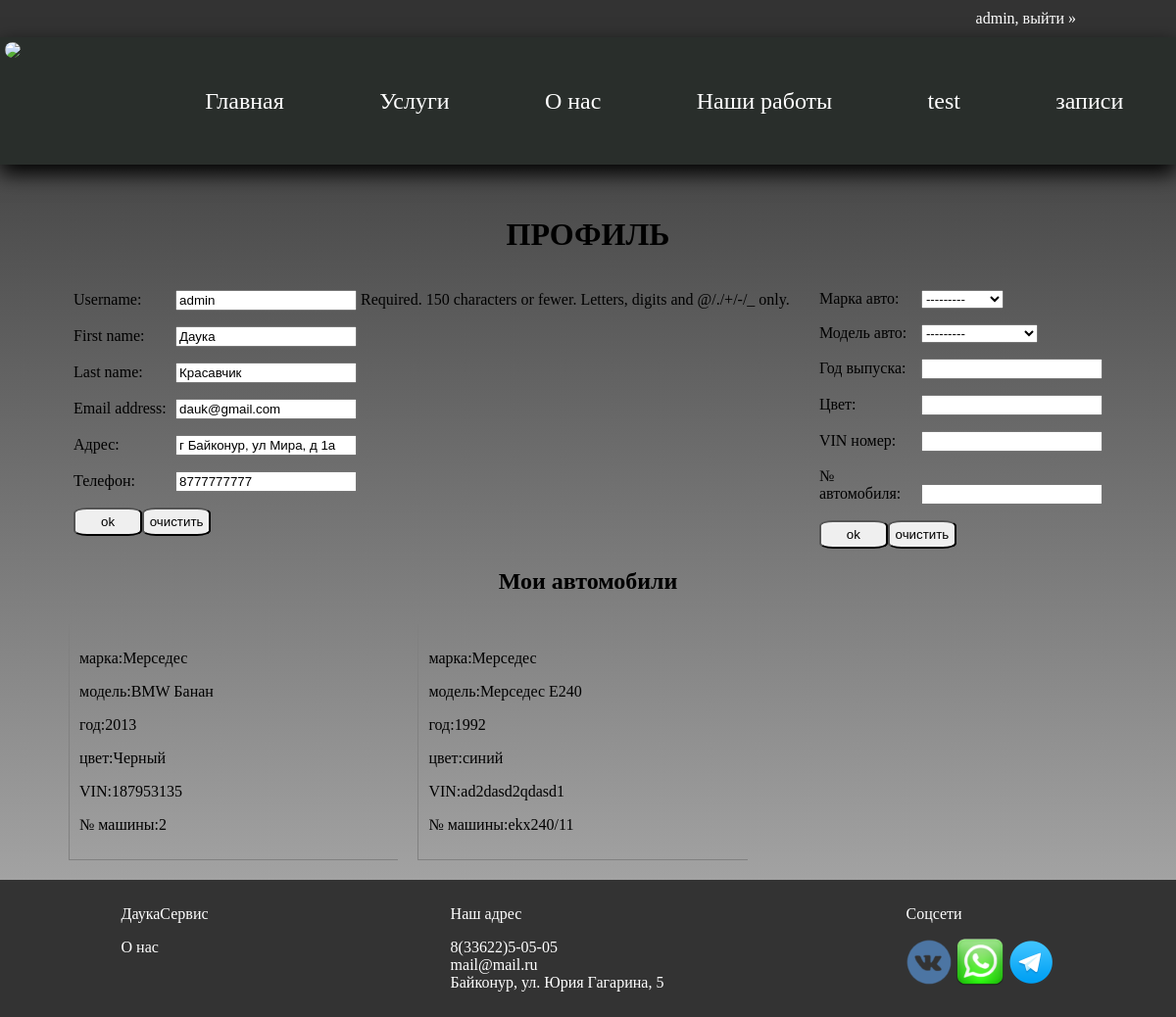
Screenshot of /profile (signed in) with the database file from the repository.
### userManager/models.py (models this page shows)
class CustomUser(AbstractUser):
    inn = models.PositiveIntegerField('ИНН', blank=True, null=True, unique=True)

### autoService/models.py (models this page shows, shortened)
class Auto(models.Model):
    mark = models.ForeignKey(Mark, verbose_name='марка авто', on_delete=models.CASCADE, related_name='marks')
    model = models.ForeignKey(ModelAuto, verbose_name='модель авто', on_delete=models.CASCADE, related_name='autos')
    year = models.PositiveIntegerField(verbose_name='Год выпуска')
    color = models.CharField(max_length=50, verbose_name='Цвет')
    vin = models.CharField(max_length=17, unique=True, verbose_name='VIN номер')
    auto_number = models.CharField(max_length=50, verbose_name='№ автомобиля', unique=True)
    user = models.ForeignKey(CustomUser, verbose_name='владелец', on_delete=models.CASCADE, related_name='autos',
                             null=True,
                             blank=True)
    class Meta:
        verbose_name = 'Автомобиль'
        verbose_name_plural = 'Автомобили'

class Mark(models.Model):
    title = models.CharField('название марки')
    def __str__(self):
        return self.title
    class Meta:
        verbose_name = 'марка'
        verbose_name_plural = 'марки'

class ModelAuto(models.Model):
    title = models.CharField('название модели', unique=True)
    model_auto = models.ForeignKey(Mark, verbose_name='модель', on_delete=models.CASCADE,
                                   related_name='models_auto')
    def __str__(self):
        return f'{self.model_auto} {self.title}'
    class Meta:
        verbose_name = 'модель'
        verbose_name_plural = 'модели'

### userManager/views.py (the view, shortened to what this page needs)
# urls.py: path('profile', profile, name='profile'),
@login_required
def profile(request):
    profile_form = ProfileForm(request.POST or None, instance=request.user.user_profile if Profile.objects.filter(
        user=request.user) else None, prefix='profile_form')
    user_form = ProfileUserForm(request.POST or None, instance=request.user, prefix='user_form')
    auto_form = AutoForm(request.POST or None, prefix='auto_form')
    print(request.POST)
    if 'action_auto' in request.POST and auto_form.is_valid():
        obj = auto_form.save(commit=False)
        obj.user = request.user
        obj.save()
        return redirect('profile')
    context = {
        'profile_form': profile_form,
        'user_form': user_form,
        'auto_form': auto_form,
    }
    return render(request, 'profile.html', context)

### userManager/forms.py
class UserForm(UserCreationForm):
    class Meta:
        model = CustomUser
        fields = ['username', 'first_name', 'last_name', 'email', 'password1', 'password2']

class LegalEntity(UserCreationForm):
    inn = forms.IntegerField(label='ИНН', min_value=1000000000, max_value=9999999999)
    class Meta:
        model = CustomUser
        fields = ['username', 'inn', 'email', 'password1', 'password2']

### userManager/views.py (called while the page is built)
def auth_form_processor(request):
    creating_form = UserForm()
    auth_form = AuthenticationForm()
    creating_form_legal = LegalEntity()
    return {
        'creating_form': creating_form,
        'auth_form': auth_form,
        'creating_form_legal': creating_form_legal,
    }

### templates/profile.html (shortened to what this page needs)
{% extends 'base.html' %}
{% block main %}
<h1>ПРОФИЛЬ</h1>
<div class="d-flex profile_forms">
    <form action="" method="post">
        {{ user_form.as_p }}
        {{ profile_form.as_p }}
        <div class="d-flex">
            <button type="submit" name="action_user">ok</button>
            <button type="reset">очистить</button>
        </div>
    </form>
    <form action="" method="post">
        {{auto_form.as_p}}
        <div class="d-flex">
            <button type="submit" name="action_auto">ok</button>
            <button type="reset">очистить</button>
        </div>
    </form>
</div>
<h2>Мои автомобили </h2>
<div class="d-flex auto_profile">
    {% for auto in user.autos.all %}
    <div class="card_auto">
        <div class="card_auto_inner">
            <p><span>марка:</span>{{ auto.mark }}</p>
            <p><span>модель:</span>{{ auto.model }}</p>
            <p><span>год:</span>{{ auto.year }}</p>
            <p><span>цвет:</span>{{ auto.color }}</p>
            <p><span>VIN:</span>{{ auto.vin }}</p>
            <p><span>№ машины:</span>{{ auto.auto_number }}</p>
        </div>
    </div>
    {% endfor %}
</div>
{% endblock %}

### templates/base.html (shortened to what this page needs)
{% load static %}
<!DOCTYPE html>
<html lang="ru">
<head>
    <link rel="stylesheet" href="{% static 'style.css' %}">
</head>
<body>
<div class="container">
    <div class="head">
        <div class="log_auth">
            <div>
                {% if user.is_authenticated %}
                <a href="{% url 'user_logout' %}">{{request.user}}, выйти</a>
                <label for="menu_checkbox" style="color:white; text-align:start;">»</label>
                {% else %}
                <button onclick="ShowElement('auth_form')">войти</button>
                |
                <button onclick="ShowElement('reg_form')">регистрация физ лиц</button>
                |
                <button onclick="ShowElement('reg_form_legal')">регистрация Юр лиц</button>
                {% endif %}
            </div>
        </div>
        <header class="header">
            <div class="header__logo">
                <img class="logo" src="https://svgsilh.com/svg/1296837.svg">
            </div>
            <div class="header__links">
                <ul>
                    <li><a href="{% url 'main' %}">Главная</a></li>
                    <li><a href="{% url 'service' %}">Услуги</a></li>
                    <li><a href="http://">О нас</a></li>
                    <li><a href="http://">Наши работы</a></li>
                    <li><a href="http://">test</a></li>
                    <li><a href="{% url 'calendar_events' %}">записи</a></li>
                </ul>
            </div>
        </header>
    </div>
    <div class="content">
        {% block main %}
        {% endblock %}
    </div>
    <footer class="footer">
        <div class="footer__card">
            <p>ДаукаСервис</p>
            <a href="#">О нас</a>
        </div>
        <div class="footer__card">
            <p>Наш адрес</p>
            <a class="contact" href="tel:83362250505">8(33622)5-05-05</a>
            <a class="contact" href="mail:mail@mail.ru">mail@mail.ru</a>
            <a class="contact" target="_blank" href="https://yandex.ru/maps/?text=Байконур, ул. Юрия Гагарина, 5">Байконур,
                ул. Юрия
                Гагарина, 5</a>
        </div>
        <div class="footer__card">
            <p>Соцсети</p>
            <a href="#"><img src="{% static 'images/ico/vk_ico.png' %}" width="48"></a>
            <a href="#"><img src="{% static 'images/ico/wa_ico.png' %}" width="48"></a>
            <a href="#"><img src="{% static 'images/ico/tg_ico.png' %}" width="48"></a>
        </div>
    </footer>
</div>
</body>
</html>

### static/style.css (style rules this page uses)
body { margin: 0; font-family: "Finder"; height: 100%; background: rgba(0, 0, 0, 0.15); position:relative; background: linear-gradient(to bottom, rgba(0, 0, 0, 0.8), rgba(67, 67, 67, 0.4)); }
.head { position: fixed; right: 0; left: 0; z-index: 1000; }
.container { display: flex; flex-direction: column; min-height: 100vh; }
a { text-decoration: none; color: white; }
.content { flex: 1; max-width: 1440px; max-height: 900px; overflow-y: auto; width:90%; margin: auto; margin-top: 200px; margin-bottom: 150px; }
.header { position: sticky; height: 120px; background: #292e2b; display: flex; padding: 5px; box-shadow: 0px 9px 20px 0px black; }
.header__links { width:100%; align-content: center; }
.header__links ul { display: flex; justify-content: space-around; }
.header__links li { display:inline-block; padding: 10px; }
.header__links a { font-size:24px; }
.header__logo, .logo { width: 128px; border-radius: 50%; }
.footer { width:100%; height:120px; background-color: #333; color: white; text-align: center; padding: 10px 0; display:flex; justify-content:space-around; bottom: 0; position:fixed; }
.footer__card { justify-items: start; }
.contact { display:block; }
.log_auth { text-align: end; padding: 10px; background-color: #333; }
button { padding:5px; border-radius: 20%; min-width: 70px; cursor: pointer; }
form label,label { display:inline-block; width:100px; }
h1,h2,h3 { text-align: center; }
.d-flex { display:flex; }
.profile_forms { justify-content:space-around; margin-bottom: 15px; }
.auto_profile { flex-wrap:wrap; }
.card_auto { width: 33%; box-sizing: border-box; padding: 10px; }
.card_auto_inner { box-sizing: border-box; border-left: 1px solid grey; border-bottom: 1px solid grey; padding: 10px; }
.card_auto_inner { box-sizing: border-box; padding: 10px; }

### rows the page displays
CustomUser: user "admin"
Auto: mark "Мерседес", model "BMW Банан", year "2013", color "Черный", vin "187953135", auto_number "2"
Auto: mark "Мерседес", model "Мерседес E240", year "1992", color "синий", vin "ad2dasd2qdasd1", auto_number "ekx240/11"
